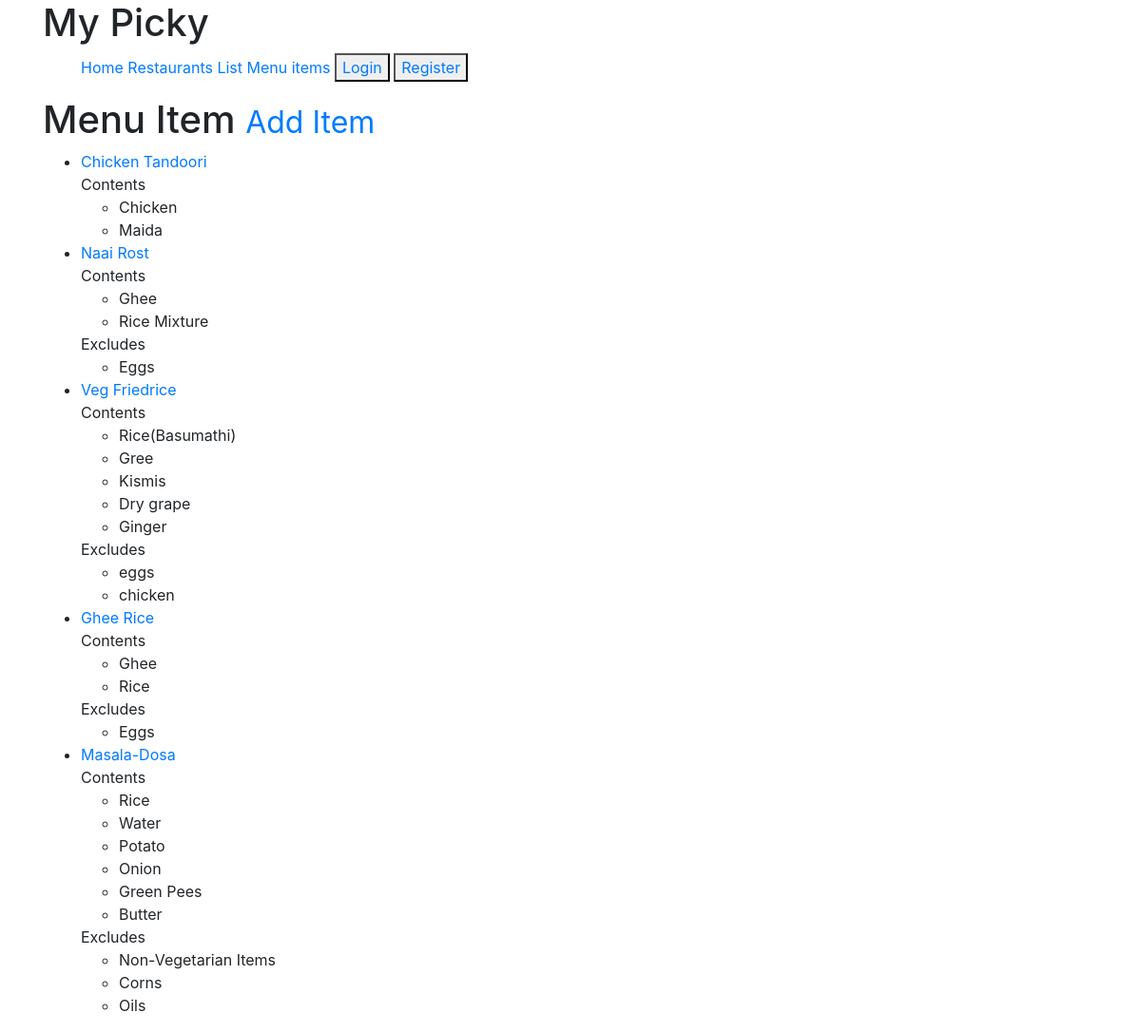
The app's page /items/ (signed in) with its own data.
### menus/models.py (models this page shows, shortened)
class Item(models.Model):
	user			=	models.ForeignKey(settings.AUTH_USER_MODEL)
	restaurants		=	models.ForeignKey(RestaurantLocation)
	name			=	models.CharField(max_length=120)
	contents		=	models.TextField(help_text='Each Item separated by comma')
	excludes		=	models.TextField(blank = True, null = True, help_text='Each Item separated by comma')
	public			=	models.BooleanField(default = True)
	time_created	=	models.DateTimeField(auto_now_add = True)
	updated			=	models.DateTimeField(auto_now = True)
	class Meta:
		ordering = ['-updated','-time_created']  #to show which item is updated last in the begining of the list
	def get_absolute_url(self):
			return reverse('menus:detail', kwargs={'pk':self.pk})
	def get_contents(self):			#To get comma between the contents
		return self.contents.split(",")
	def get_excludes(self):
		return self.excludes.split(",")

### menus/views.py (the view)
# urls.py: url(r'$', ItemListView.as_view(), name='list'),
class ItemListView(LoginRequiredMixin, ListView):
	login_url = "/login/"
	def get_queryset(self):
		return Item.objects.filter(user = self.request.user)

### templates/menus/item_list.html (shortened to what this page needs)
{% extends "base.html" %}
{% block content %}
<h1>Menu Item <small><a href="{% url 'menus:create' %}">Add Item</a></small></h1>
<ul>
	{% for obj in object_list %}
		<li><a href='{{ obj.get_absolute_url }}'>{{ obj.name }}</a><br/>
		{% if obj.contents %}
			Contents
			<ul>
				{% for items in obj.get_contents %}
					<li> {{ items }} </li>
				{% endfor %}
			</ul>
		{% endif %}
		{% if obj.excludes %}
			Excludes
			<ul>
				{% for items in obj.get_excludes %}
					<li> {{ items }} </li>
				{% endfor %}
			</ul>
		{% endif %}
		</li>
		{% empty %}
		<li><a href="{% url 'menus:create' %}">Add Item</a></li>
	{% endfor %}
</ul>
{% endblock content %}

### records on screen
Item: name "Chicken Tandoori", get_contents "Chicken" "Maida"
Item: name "Naai Rost", get_contents "Ghee" "Rice Mixture", get_excludes "Eggs"
Item: name "Veg Friedrice", get_contents "Rice(Basumathi)" "Gree" "Kismis" "Dry grape" "Ginger", get_excludes "eggs" "chicken"
Item: name "Ghee Rice", get_contents "Ghee" "Rice", get_excludes "Eggs"
Item: name "Masala-Dosa", get_contents "Rice" "Water" "Potato" "Onion" "Green Pees" "Butter", get_excludes "Non-Vegetarian Items" "Corns" "Oils"
